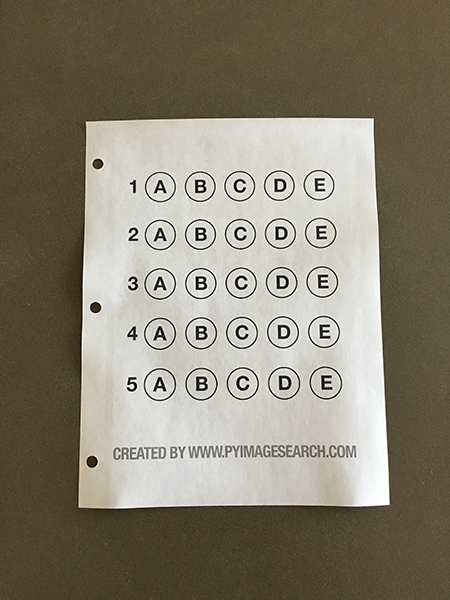
#> input picture Ledge/optical-mark-recognition/images/example_test.png, 450 x 600 px
$ python bubbleAnalyzer.py --image optical-mark-recognition/images/example_test.png
#> lines starting #> are read from the running program, lines starting #| are printed output that depends on the picture; after the words box and inside, x2 and y2 are one past the last pixel; in counts of white or black regions, pixels touching at a corner belong together
# import the necessary packages
from imutils.perspective import four_point_transform
from imutils import contours
import numpy as np
import argparse
import imutils
import cv2
# construct the argument parse and parse the arguments
ap = argparse.ArgumentParser()
ap.add_argument("-i", "--image", required=True,
	help="path to the input image")
args = vars(ap.parse_args())
# define the answer key which maps the question number
# to the correct answer
ANSWER_KEY = {0: 1, 1: 4, 2: 0, 3: 3, 4: 1}

image = cv2.imread(args["image"])
#> image is the input picture: shape (600, 450, 3); mean B, G, R 112.8, 129, 136.3
gray = cv2.cvtColor(image, cv2.COLOR_BGR2GRAY)
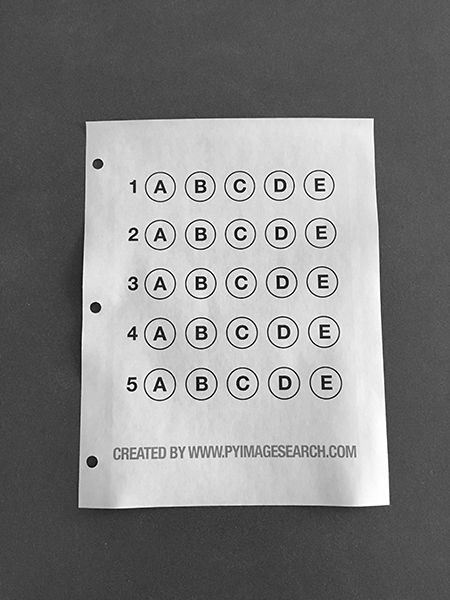
#> gray: shape (600, 450); min 0, max 255, mean 129.3
blurred = cv2.GaussianBlur(gray, (5, 5), 0)
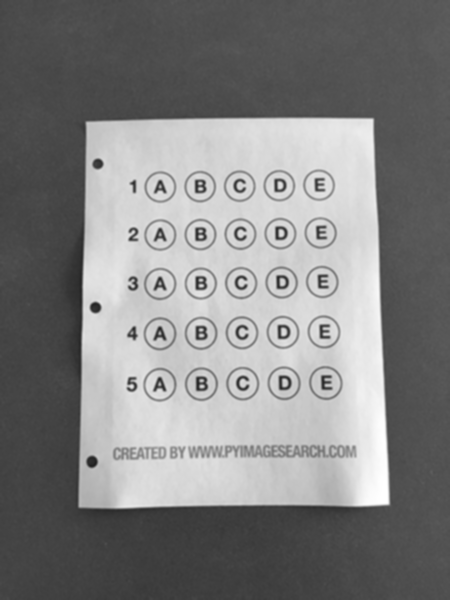
#> blurred: shape (600, 450); min 33, max 255, mean 129.4
edged = cv2.Canny(blurred, 75, 200)
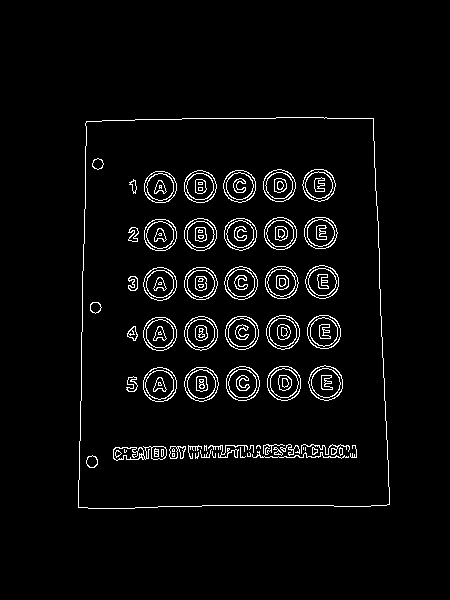
#> edged: shape (600, 450); 3.8% white in thin lines or dots, all inside (x1, y1, x2, y2) = (78, 117, 390, 509)


# find contours in the edge map, then initialize
# the contour that corresponds to the document
cnts = cv2.findContours(edged.copy(), cv2.RETR_EXTERNAL,
	cv2.CHAIN_APPROX_SIMPLE)
#> cnts = 1 contour; box (x1, y1, x2, y2) and area: (78, 117, 390, 509) 115793
cnts = imutils.grab_contours(cnts)
docCnt = None
# ensure that at least one contour was found
if len(cnts) > 0:
	# sort the contours according to their size in
	# descending order
	cnts = sorted(cnts, key=cv2.contourArea, reverse=True)
	# loop over the sorted contours
	for c in cnts:
		# approximate the contour
		peri = cv2.arcLength(c, True)
		approx = cv2.approxPolyDP(c, 0.02 * peri, True)
		# if our approximated contour has four points,
		# then we can assume we have found the paper
		if len(approx) == 4:
			docCnt = approx
			break
#> this loop made 1 pass
#> (peri, docCnt) on pass 1: (1386.6, [[373, 118], [86, 121], [78, 507], [389, 504]])


# apply a four point perspective transform to both the
# original image and grayscale image to obtain a top-down
# birds eye view of the paper
paper = four_point_transform(image, docCnt.reshape(4, 2))
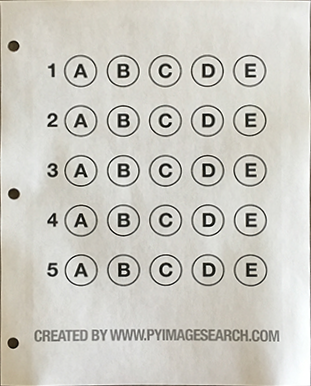
#> paper: shape (386, 311, 3); mean B, G, R 194.9, 202.5, 204.2
warped = four_point_transform(gray, docCnt.reshape(4, 2))


# find contours in the thresholded image, then initialize
# the list of contours that correspond to questions
#> (the run stopped early here; a loop or call above may not have finished)

$ run again, on Ledge/optical-mark-recognition/images/test_04.png
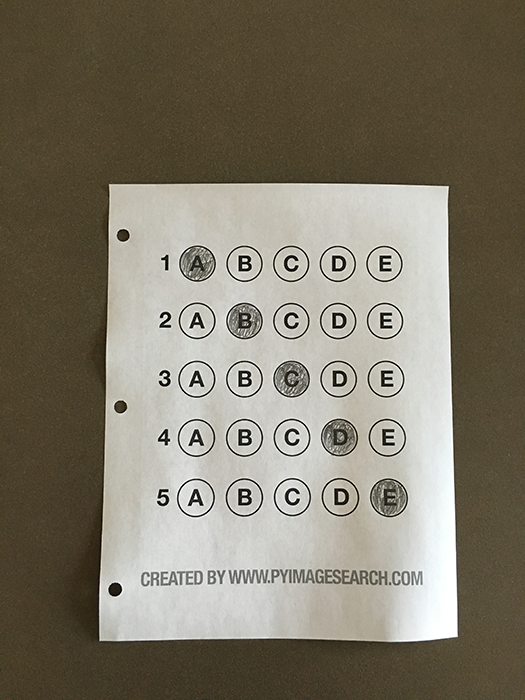
#> input picture Ledge/optical-mark-recognition/images/test_04.png, 525 x 700 px
#> image is the input picture: shape (700, 525, 3); mean B, G, R 105.3, 120.7, 126.9
#> `edged = cv2.Canny(blurred, 75, 200)`:
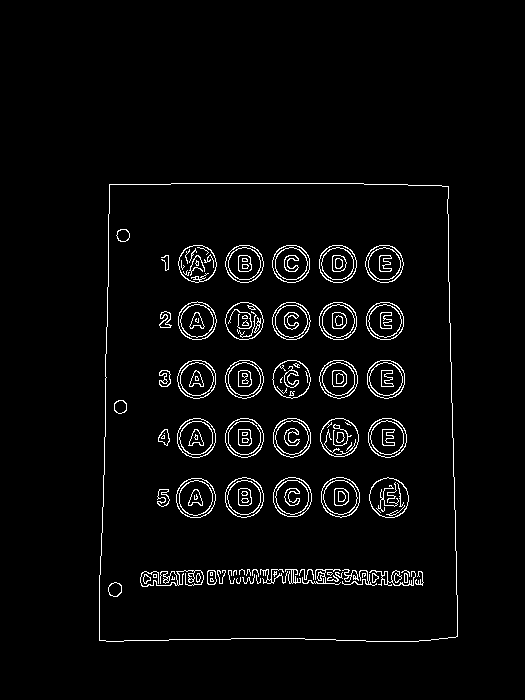
#> edged: shape (700, 525); 3.3% white in thin lines or dots, all inside (x1, y1, x2, y2) = (99, 183, 458, 642)
#> cnts = 1 contour; box (x1, y1, x2, y2) and area: (99, 183, 458, 642) 158452
#> the loop `for c in cnts:` made 1 pass
#> (peri, docCnt) on pass 1: (1619.2, [[109, 184], [99, 640], [457, 636], [448, 186]])
#> `paper = four_point_transform(image, docCnt.reshape(4, 2))`:
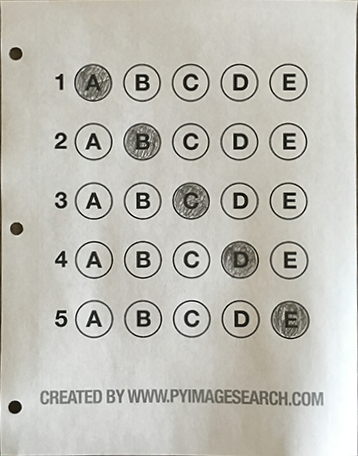
#> paper: shape (456, 358, 3); mean B, G, R 183, 190.8, 192
